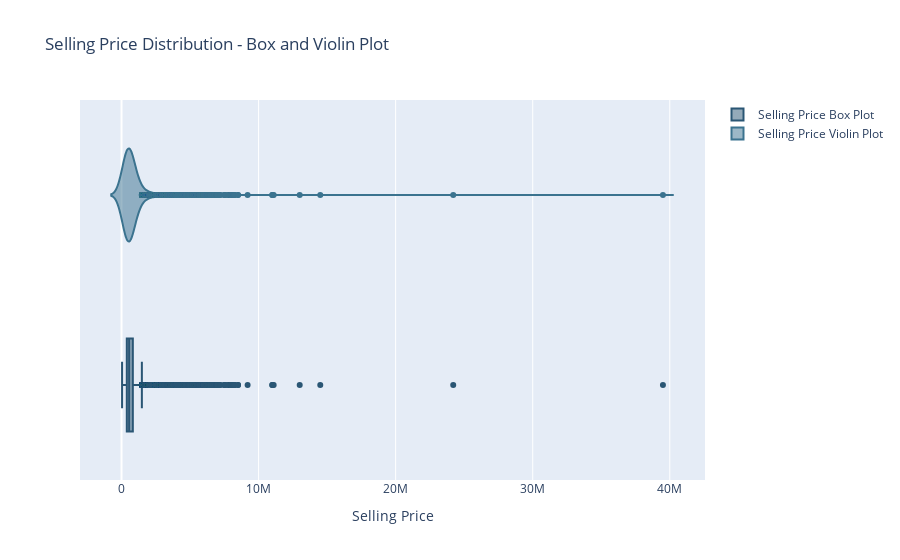

Notebook code for this chart:
### Markdown cell above
Distribution of Selling Price

### Code cell
fig = go.Figure()
fig.add_trace(
    go.Box(
        x = data["selling_price"],
        marker = dict(
            color = COLOR_SCHEME[0]
        ),
        name = "Selling Price Box Plot"
    )
)
fig.add_trace(
    go.Violin(
        x = data["selling_price"],
        marker = dict(
            color = COLOR_SCHEME[1]
        ),
        name = "Selling Price Violin Plot"
    )
)
fig.update_layout(
    title = "Selling Price Distribution - Box and Violin Plot",
    xaxis = dict(
        title = "Selling Price"
    ),
    yaxis = dict(
        showticklabels = False
    )
)
fig.update_traces(
    hovertemplate = "<b>Selling Price</b> : %{x}<br>"
)
fig.show()

### Figure 1 — Plotly figure (JSON) as saved in the notebook; plotly's stock layout.template omitted (floating-point values rounded to 4 significant figures; data arrays with more than 128 entries replaced by an {"elided": "..."} marker saying what was removed)
{"data": [{"hovertemplate": "<b>Selling Price</b> : %{x}<br>", "marker": {"color": "rgb(42, 86, 116)"}, "name": "Selling Price Box Plot", "type": "box", "x": {"elided": "15411 int values"}}, {"hovertemplate": "<b>Selling Price</b> : %{x}<br>", "marker": {"color": "rgb(59, 115, 143)"}, "name": "Selling Price Violin Plot", "type": "violin", "x": {"elided": "15411 int values"}}], "layout": {"title": {"text": "Selling Price Distribution - Box and Violin Plot"}, "xaxis": {"title": {"text": "Selling Price"}}, "yaxis": {"showticklabels": false}}}
